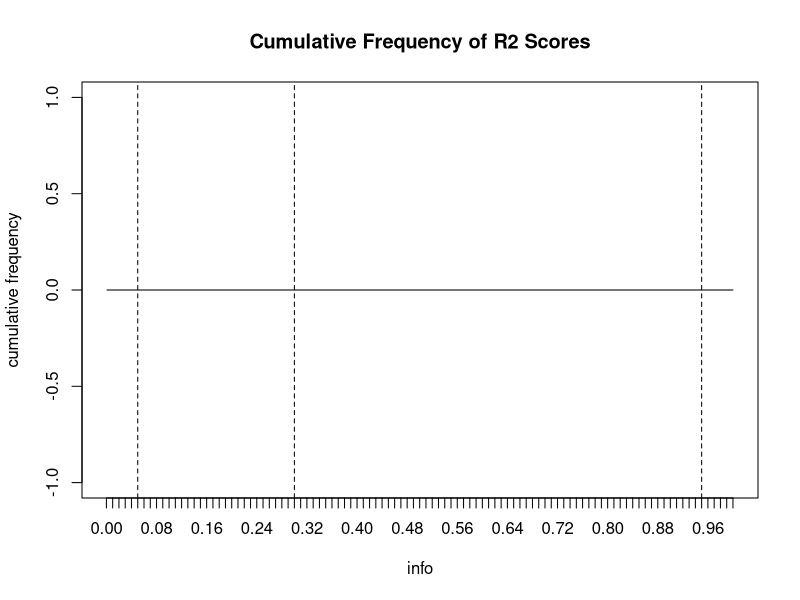

Here is the R script that generated this plot:
library(data.table)
args <- commandArgs(trailingOnly = TRUE)
info <- lapply(
  dir(
    args[[1]],
    pattern = ".*info.*.gz",
    full.names = TRUE
  ),
  fread
)

info <- rbindlist(info)
info_vec <- na.omit(as.numeric(info$Rsq))
breaks <- seq(0, 1, 0.001)
info_vec.cut <- cut(info_vec, breaks, right = F)
info_vec.freq <- table(info_vec.cut)
cum_freq <- c(cumsum(info_vec.freq))
png(args[[2]], type = "cairo")
plot(breaks[-c(1)], cum_freq, type = "l", xaxt = "n", xlab = "info", ylab = "cumulative frequency", main = "Cumulative Frequency of R2 Scores")
axis(1, at = seq(0, 1, 0.01))
abline(v = 0.05, lty = "dashed")
abline(v = 0.3, lty = "dashed")
abline(v = 0.95, lty = "dashed")
dev.off()
